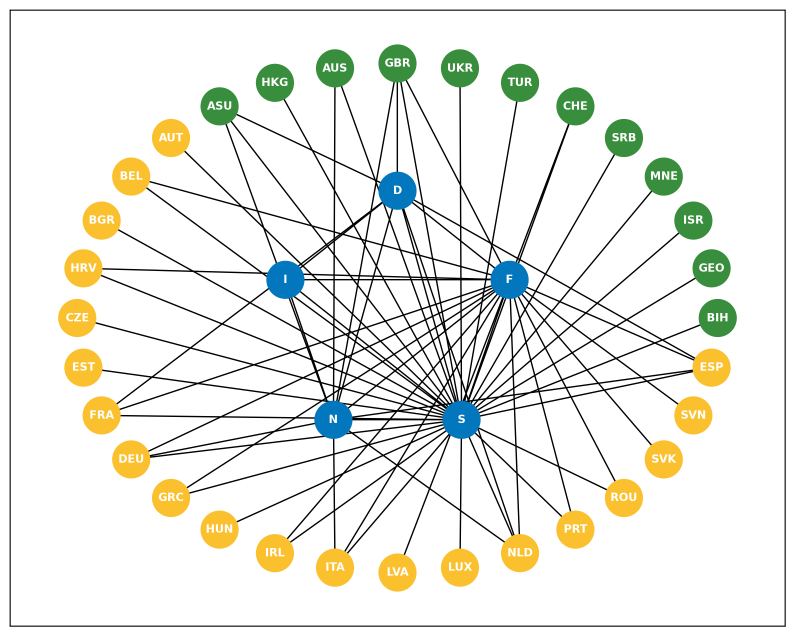
#> input picture 2_images/network_graph.png, 2385 x 1908 px (shown at 1/3 size)
$ jupyter execute 3_collate.ipynb
#> lines starting #> are read from the running program, lines starting #| are printed output that depends on the picture
[cell 1]
from PIL import Image
import matplotlib.pyplot as plt

# Define image paths
IMAGE_PATH = "../2_images/"
network_img = Image.open(IMAGE_PATH + "network_graph.png")
#> network_img is the input picture: PIL image 2385x1908 RGBA; mean R, G, B, A 234.6, 235.6, 228.2, 255
sankey_img = Image.open(IMAGE_PATH + "sankey_diagram.png")
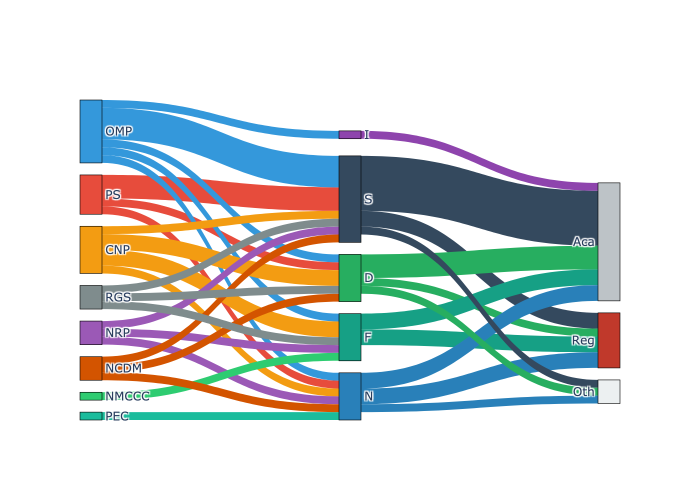
#> input picture 2_images/sankey_diagram.png, 1400 x 1000 px (shown at 1/2 size)
#> sankey_img is the input picture: PIL image 1400x1000 RGBA; mean R, G, B, A 208.1, 214.3, 212.8, 255
bar_img = Image.open(IMAGE_PATH + "bar_chart.png")
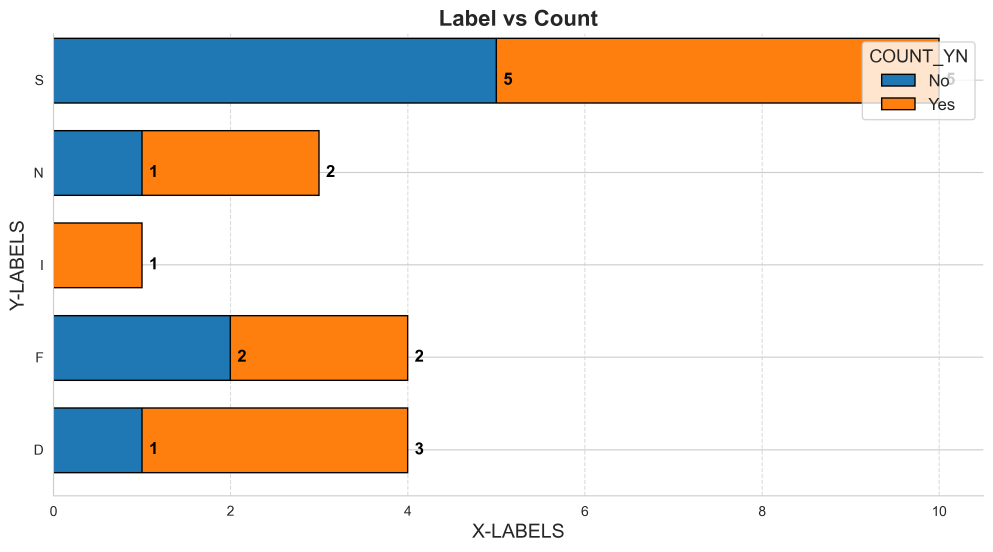
#> input picture 2_images/bar_chart.png, 2979 x 1655 px (shown at 1/3 size)
#> bar_img is the input picture: PIL image 2979x1655 RGBA; mean R, G, B, A 229.7, 221.8, 213.2, 255

# Resize images to create layout
network_img = network_img.resize((900, 900))  # Largest on the right
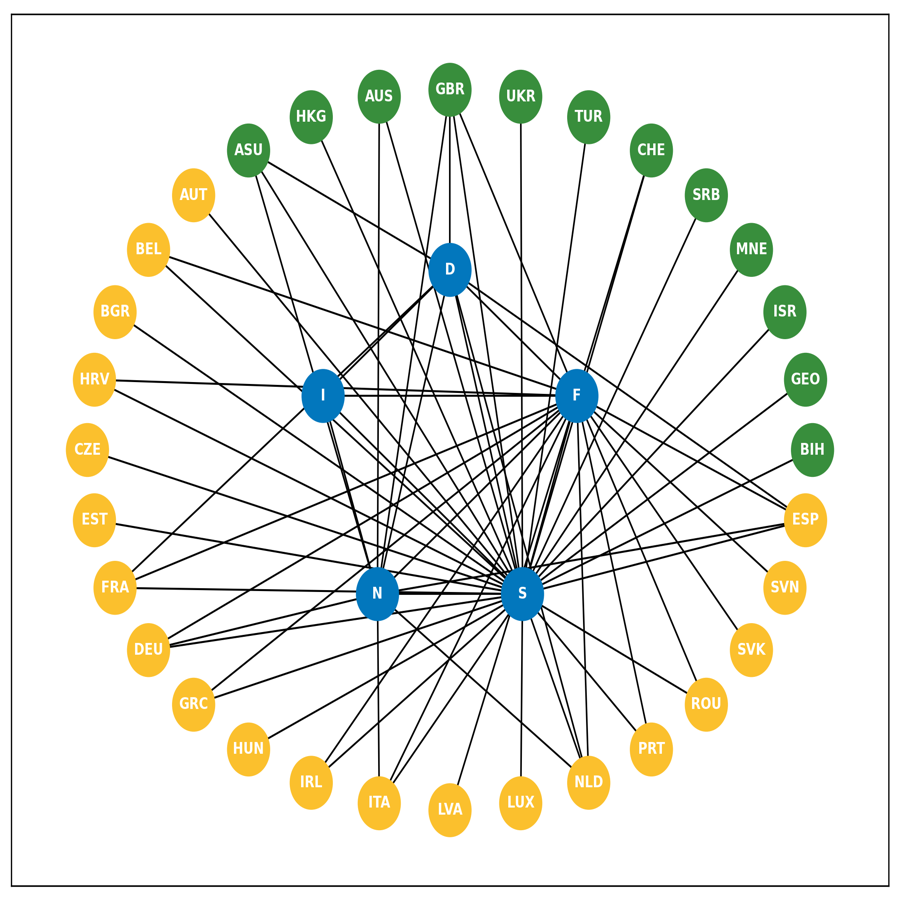
#> network_img: PIL image 900x900 RGBA; mean R, G, B, A 234.4, 235.4, 228.1, 255
bar_img = bar_img.resize((600, 450))  # Smaller on left
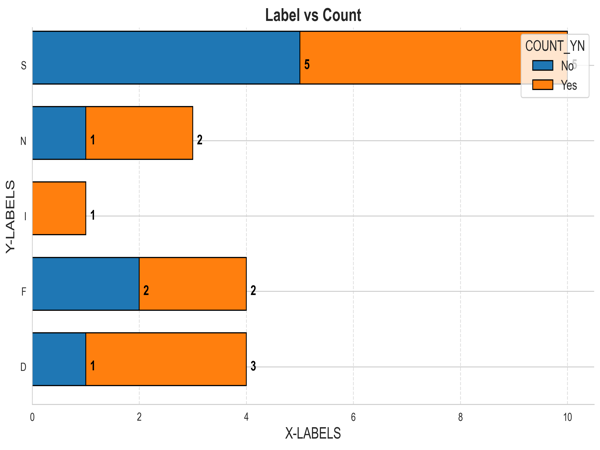
#> bar_img: PIL image 600x450 RGBA; mean R, G, B, A 229.5, 221.7, 213.1, 255
sankey_img = sankey_img.resize((600, 450))  # Smaller on left
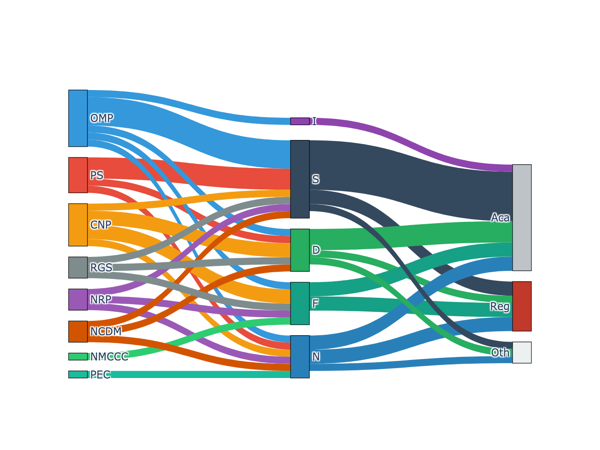
#> sankey_img: PIL image 600x450 RGBA; mean R, G, B, A 208, 214.2, 212.7, 255


# Create a blank white background image
collage_width = 900 + 600  # Network image width + left images width
collage_height = max(900, 450 + 450)  # Network height is max, left images stacked
collage = Image.new("RGB", (collage_width, collage_height), "white")
#> collage: PIL image 1500x900 RGB; every value is 255

# Paste images onto the blank canvas
collage.paste(bar_img, (0, 0))
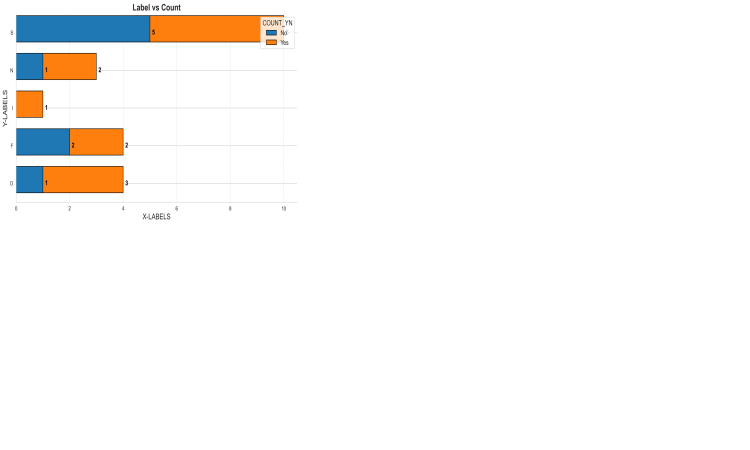
#> collage: PIL image 1500x900 RGB (shown at 1/2 size); mean R, G, B 249.9, 248.3, 246.6
collage.paste(sankey_img, (0, 450))
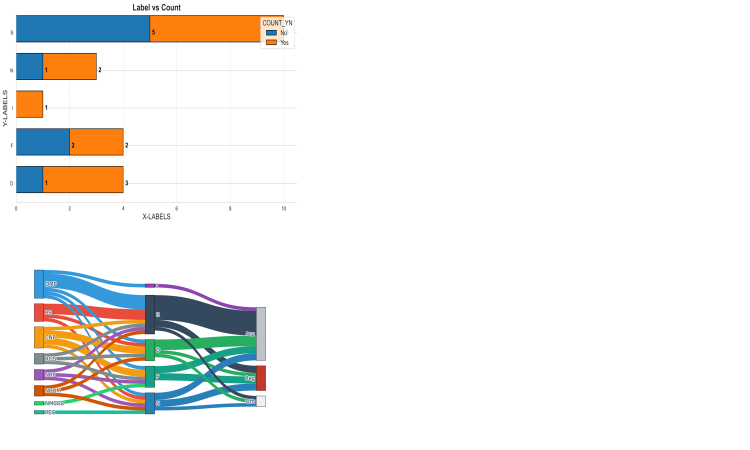
#> collage: PIL image 1500x900 RGB (shown at 1/2 size); mean R, G, B 240.5, 240.2, 238.2
collage.paste(network_img, (600, 0))  # Right side
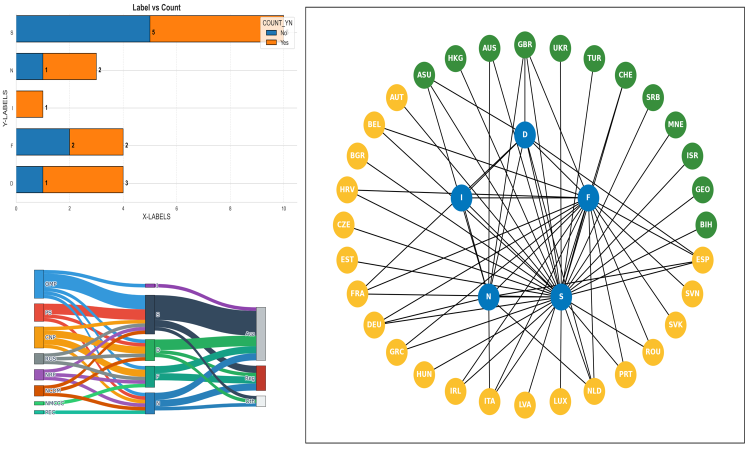
#> collage: PIL image 1500x900 RGB (shown at 1/2 size); mean R, G, B 228.2, 228.4, 222

# Save and show the final collage
collage_filename = IMAGE_PATH + "collage.png"
collage.save(collage_filename, "PNG")
collage.show()

print(f"Collage saved as: {collage_filename}")
